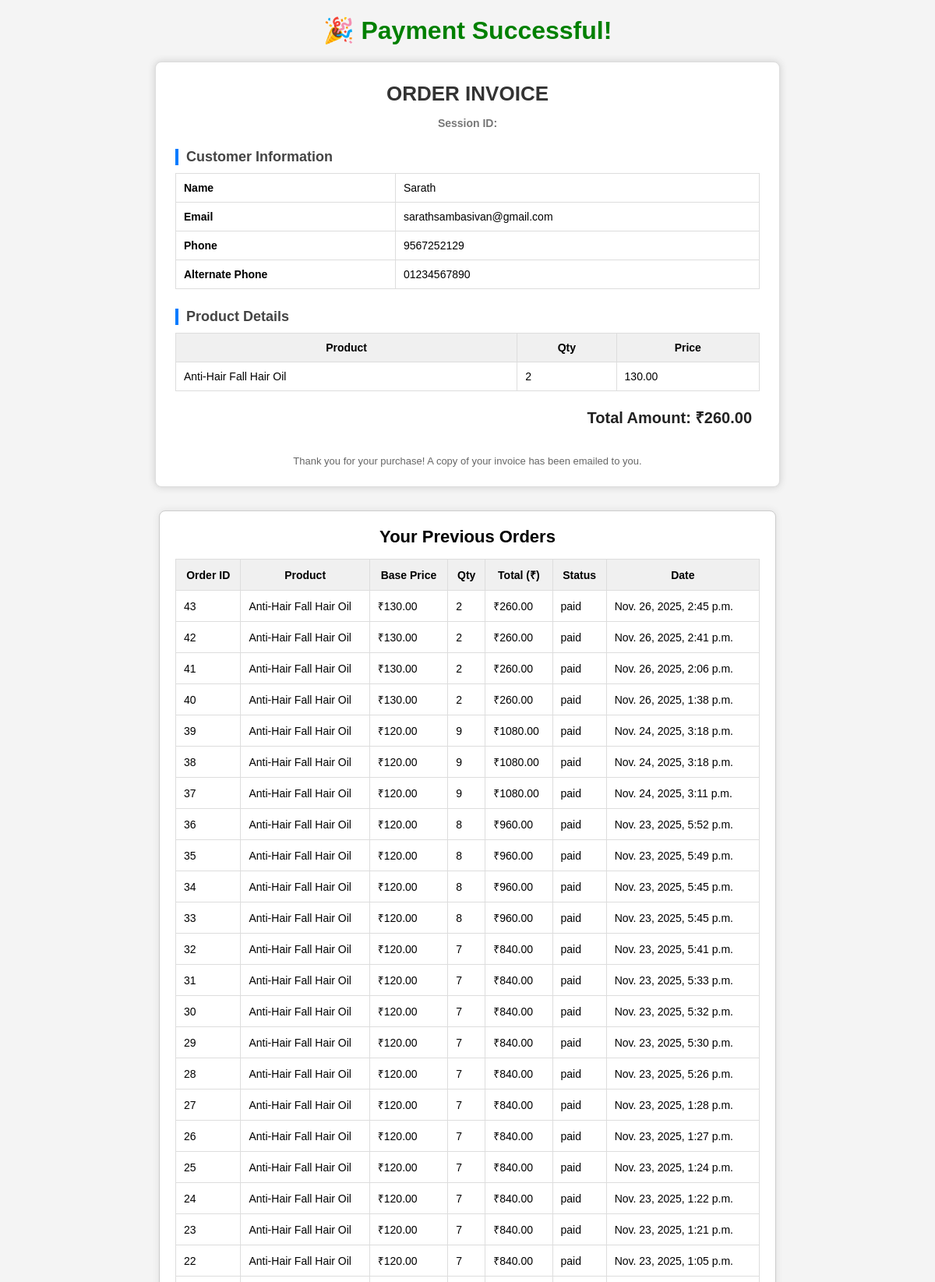
Screenshot of /my_orders (signed in, upper part) with the database file from the repository.
### myadmin/models.py (models this page shows, shortened)
class Customer(models.Model):
    mobile_number = models.CharField(max_length=15)
    age = models.IntegerField()
    gender = models.CharField()
    user = models.OneToOneField(User, on_delete=models.CASCADE,related_name='customer')

class Booking(models.Model):
    customer = models.ForeignKey('Customer', on_delete=models.CASCADE,related_name='customer_bookings')
    product = models.ForeignKey('Product', on_delete=models.CASCADE,related_name='product_bookings')
    email = models.EmailField()
    alt_mobile = models.CharField(max_length=15, blank=True, null=True)
    address = models.TextField(blank=True, null=True)
    notes = models.TextField(blank=True, null=True)
    total_amount = models.DecimalField(max_digits=10, decimal_places=2)
    total_quantity = models.PositiveIntegerField()
    price = models.DecimalField(max_digits=10, decimal_places=2)
    payment_status = models.CharField(
        max_length=20,
        default='pending'
    )
    order_status = models.CharField(
        max_length=20,
        default='pending'
    )
    payment_method = models.CharField(
        max_length=20,
        default='upi'
    )
    created_at = models.DateTimeField(auto_now_add=True)

class Product(models.Model):
    product_name = models.CharField(max_length=100)
    description = models.TextField()
    price = models.FloatField()
    stock = models.IntegerField()
    available = models.BooleanField()
    image = models.ImageField(upload_to='products/', blank=True, null=True)

### myadmin/views.py (the view)
# urls.py: path("my_orders", views.my_orders, name="my_orders"),
def my_orders(request):
    customer = Customer.objects.get(user_id=request.user.id)
    all_orders = Booking.objects.filter(customer=customer).order_by('-id')
    latest_order = Booking.objects.filter(customer=customer).order_by('-id').first()
    context = {
        'all_orders': all_orders,
        'customer': customer,
        'latest_order': latest_order,
    }
    return render(request, "payment_success.html", context)

### myadmin/templates/payment_success.html (shortened to what this page needs)
<!DOCTYPE html>
<html>
<head>
</head>
<body>
<h1 class="success-title">🎉 Payment Successful!</h1>
<div class="invoice-box">
    <div class="header">
        <h2>ORDER INVOICE</h2>
        <p class="session-id"><strong>Session ID:</strong> {{ session_id }}</p>
    </div>
    <div class="section-title">Customer Information</div>
    <table>
        <tr>
            <td><strong>Name</strong></td>
            <td>{{ customer.user.first_name }}</td>
        </tr>
        <tr>
            <td><strong>Email</strong></td>
            <td>{{ customer.user.email }}</td>
        </tr>
        <tr>
            <td><strong>Phone</strong></td>
            <td>{{ customer.mobile_number }}</td>
        </tr>
        <tr>
            <td><strong>Alternate Phone</strong></td>
            <td>{{ latest_order.alt_mobile }}</td>
        </tr>
    </table>
    <div class="section-title">Product Details</div>
    <table>
        <tr>
            <th>Product</th>
            <th>Qty</th>
            <th>Price</th>
        </tr>
        <tr>
            <td>{{ latest_order.product.product_name }}</td>
            <td>{{ latest_order.total_quantity }}</td>
            <td>{{ latest_order.price }}</td>
        </tr>
    </table>
    <p class="total-row">Total Amount: ₹{{ latest_order.total_amount }}</p>
    <div class="footer-note">
        Thank you for your purchase! A copy of your invoice has been emailed to you.
    </div>
</div>
{% if all_orders %}
<div class="history-box">
    <div class="history-title">Your Previous Orders</div>
    <table>
        <tr>
            <th>Order ID</th>
            <th>Product</th>
            <th>Base Price</th>
            <th>Qty</th>
            <th>Total (₹)</th>
            <th>Status</th>
            <th>Date</th>
        </tr>
        {% for order in all_orders %}
        <tr>
            <td>{{ order.id }}</td>
            <td>{{ order.product.product_name }}</td>
            <td>₹{{ order.price }}</td>
            <td>{{ order.total_quantity }}</td>
            <td>₹{{ order.total_amount }}</td>
            <td>{{ order.payment_status }}</td>
            <td>{{ order.created_at }}</td>
        </tr>
        {% endfor %}
    </table>
</div>
{% endif %}
</body>
</html>

### myadmin/templates/payment_success.html (style rules this page uses)
body { font-family: Arial, sans-serif; background: #f4f4f4; margin: 0; padding: 20px; }
.invoice-box { background: #fff; max-width: 750px; margin: auto; padding: 25px; border: 1px solid #ddd; box-shadow: 0px 0px 10px #ccc; border-radius: 8px; }
h1.success-title { text-align: center; color: green; margin-top: 0; }
.header { text-align: center; margin-bottom: 20px; }
.header h2 { margin: 0; font-size: 26px; color: #333; }
.session-id { font-size: 14px; color: #777; }
.section-title { font-size: 18px; font-weight: bold; margin-top: 25px; border-left: 4px solid #007bff; padding-left: 10px; color: #444; }
table { width: 100%; border-collapse: collapse; margin-top: 10px; }
td, th { padding: 10px; border: 1px solid #ddd; font-size: 14px; }
th { background: #f0f0f0; font-weight: bold; }
.total-row { font-size: 20px; font-weight: bold; text-align: right; padding: 10px; margin-top: 10px; color: #222; }
.footer-note { margin-top: 25px; text-align: center; font-size: 13px; color: #666; }
.history-box { background: #fff; max-width: 750px; margin: 30px auto; padding: 20px; border: 1px solid #ccc; box-shadow: 0px 0px 8px #ddd; border-radius: 8px; }
.history-title { font-size: 22px; font-weight: bold; margin-bottom: 15px; text-align: center; }

### rows the page displays
Customer: user.first_name "Sarath", user.email "sarathsambasivan@gmail.com", mobile_number "9567252129"
Booking: alt_mobile "01234567890", product.product_name "Anti-Hair Fall Hair Oil", total_quantity "2", price "130.00", total_amount "260.00", id "43", payment_status "paid", created_at "Nov. 26, 2025, 2:45 p.m."
Booking: id "42", product.product_name "Anti-Hair Fall Hair Oil", price "130.00", total_quantity "2", total_amount "260.00", payment_status "paid", created_at "Nov. 26, 2025, 2:41 p.m."
Booking: id "41", product.product_name "Anti-Hair Fall Hair Oil", price "130.00", total_quantity "2", total_amount "260.00", payment_status "paid", created_at "Nov. 26, 2025, 2:06 p.m."
Booking: id "40", product.product_name "Anti-Hair Fall Hair Oil", price "130.00", total_quantity "2", total_amount "260.00", payment_status "paid", created_at "Nov. 26, 2025, 1:38 p.m."
Booking: id "39", product.product_name "Anti-Hair Fall Hair Oil", price "120.00", total_quantity "9", total_amount "1080.00", payment_status "paid", created_at "Nov. 24, 2025, 3:18 p.m."
Booking: id "38", product.product_name "Anti-Hair Fall Hair Oil", price "120.00", total_quantity "9", total_amount "1080.00", payment_status "paid", created_at "Nov. 24, 2025, 3:18 p.m."
Booking: id "37", product.product_name "Anti-Hair Fall Hair Oil", price "120.00", total_quantity "9", total_amount "1080.00", payment_status "paid", created_at "Nov. 24, 2025, 3:11 p.m."
Booking: id "36", product.product_name "Anti-Hair Fall Hair Oil", price "120.00", total_quantity "8", total_amount "960.00", payment_status "paid", created_at "Nov. 23, 2025, 5:52 p.m."
Booking: id "35", product.product_name "Anti-Hair Fall Hair Oil", price "120.00", total_quantity "8", total_amount "960.00", payment_status "paid", created_at "Nov. 23, 2025, 5:49 p.m."
Booking: id "34", product.product_name "Anti-Hair Fall Hair Oil", price "120.00", total_quantity "8", total_amount "960.00", payment_status "paid", created_at "Nov. 23, 2025, 5:45 p.m."
Booking: id "33", product.product_name "Anti-Hair Fall Hair Oil", price "120.00", total_quantity "8", total_amount "960.00", payment_status "paid", created_at "Nov. 23, 2025, 5:45 p.m."
Booking: id "32", product.product_name "Anti-Hair Fall Hair Oil", price "120.00", total_quantity "7", total_amount "840.00", payment_status "paid", created_at "Nov. 23, 2025, 5:41 p.m."
Booking: id "31", product.product_name "Anti-Hair Fall Hair Oil", price "120.00", total_quantity "7", total_amount "840.00", payment_status "paid", created_at "Nov. 23, 2025, 5:33 p.m."
Booking: id "30", product.product_name "Anti-Hair Fall Hair Oil", price "120.00", total_quantity "7", total_amount "840.00", payment_status "paid", created_at "Nov. 23, 2025, 5:32 p.m."
Booking: id "29", product.product_name "Anti-Hair Fall Hair Oil", price "120.00", total_quantity "7", total_amount "840.00", payment_status "paid", created_at "Nov. 23, 2025, 5:30 p.m."
Booking: id "28", product.product_name "Anti-Hair Fall Hair Oil", price "120.00", total_quantity "7", total_amount "840.00", payment_status "paid", created_at "Nov. 23, 2025, 5:26 p.m."
Booking: id "27", product.product_name "Anti-Hair Fall Hair Oil", price "120.00", total_quantity "7", total_amount "840.00", payment_status "paid", created_at "Nov. 23, 2025, 1:28 p.m."
Booking: id "26", product.product_name "Anti-Hair Fall Hair Oil", price "120.00", total_quantity "7", total_amount "840.00", payment_status "paid", created_at "Nov. 23, 2025, 1:27 p.m."
Booking: id "25", product.product_name "Anti-Hair Fall Hair Oil", price "120.00", total_quantity "7", total_amount "840.00", payment_status "paid", created_at "Nov. 23, 2025, 1:24 p.m."
Booking: id "24", product.product_name "Anti-Hair Fall Hair Oil", price "120.00", total_quantity "7", total_amount "840.00", payment_status "paid", created_at "Nov. 23, 2025, 1:22 p.m."
Booking: id "23", product.product_name "Anti-Hair Fall Hair Oil", price "120.00", total_quantity "7", total_amount "840.00", payment_status "paid", created_at "Nov. 23, 2025, 1:21 p.m."
Booking: id "22", product.product_name "Anti-Hair Fall Hair Oil", price "120.00", total_quantity "7", total_amount "840.00", payment_status "paid", created_at "Nov. 23, 2025, 1:05 p.m."
